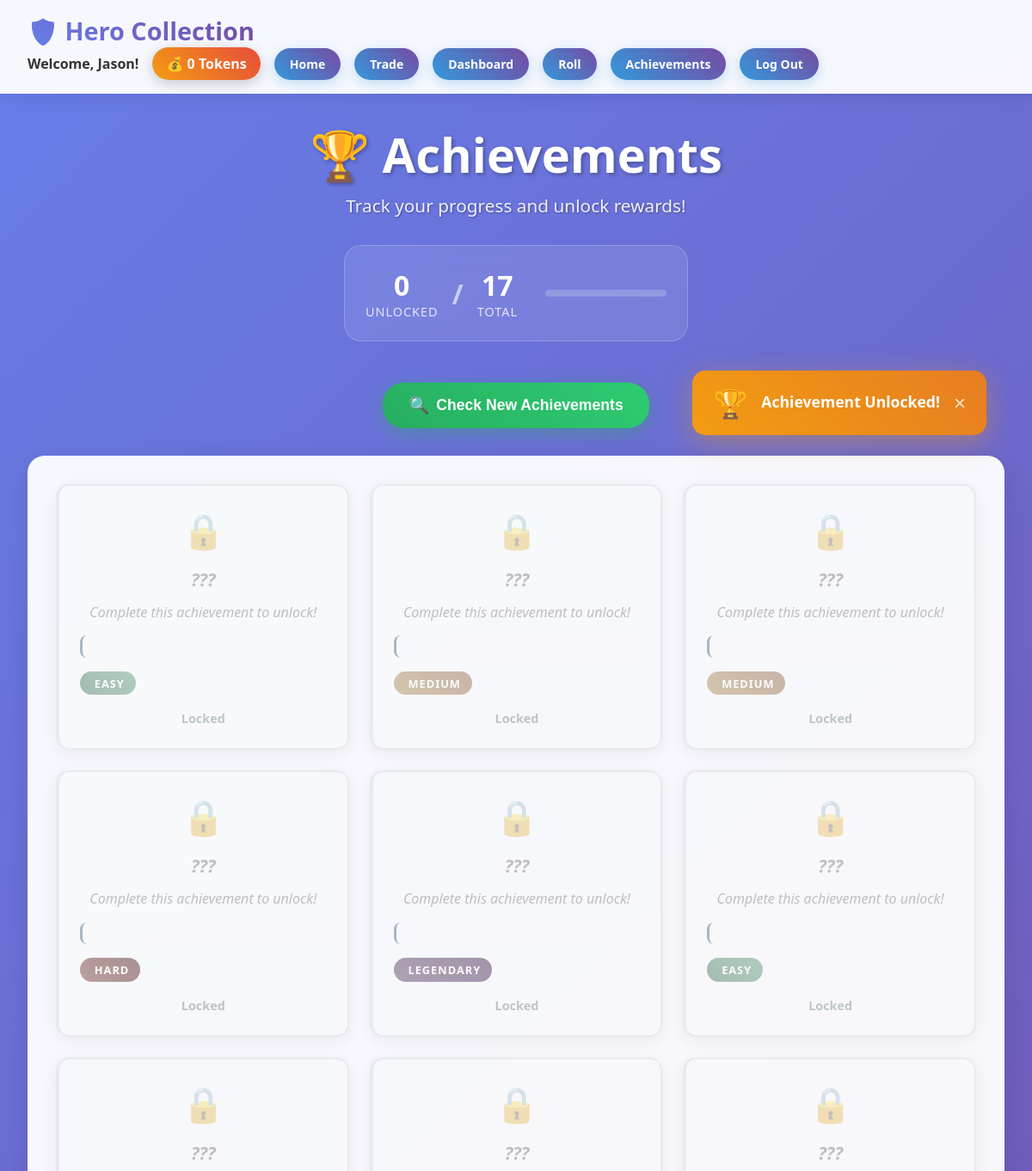
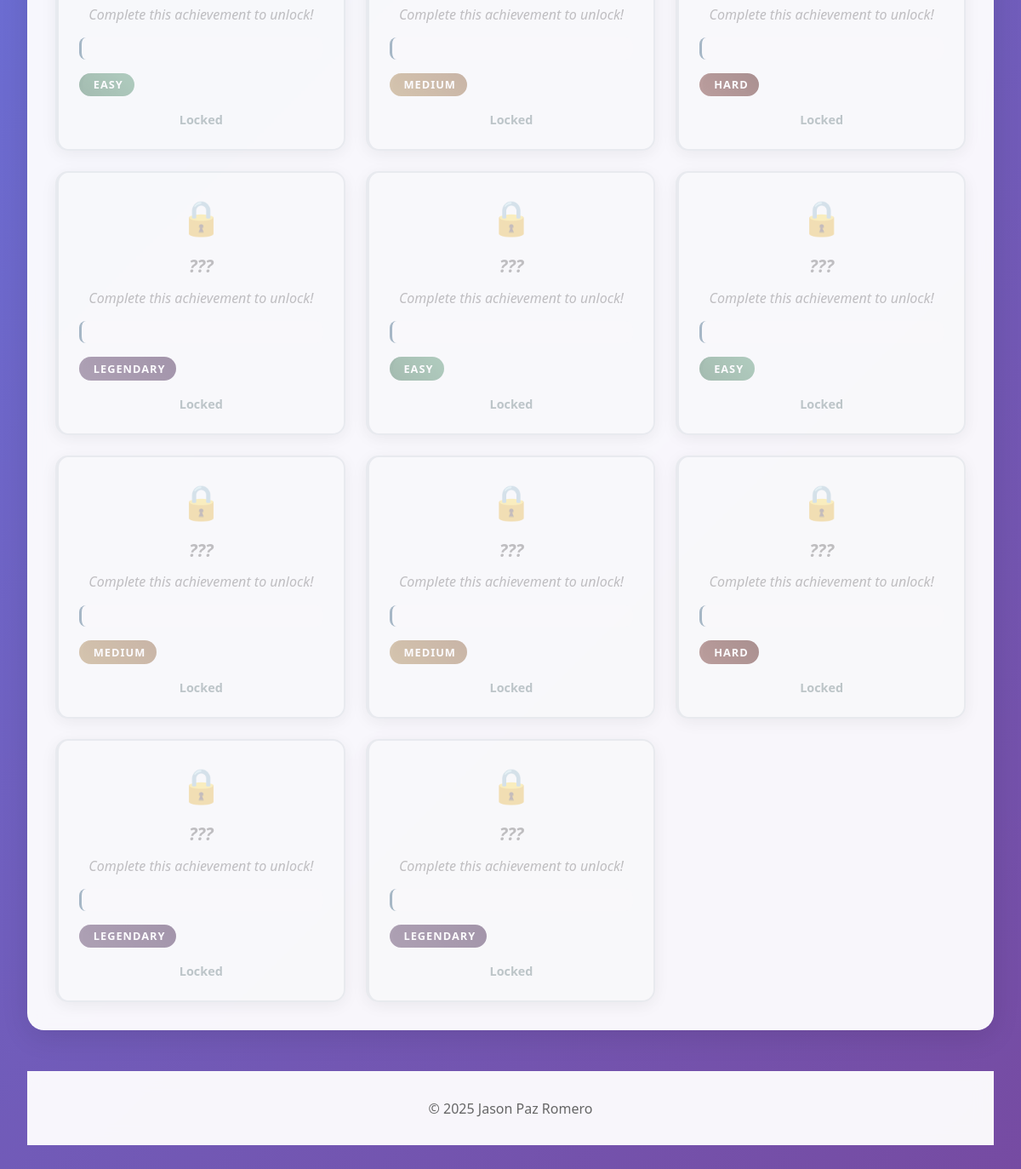
/achievements (signed in), run on the app's committed database (2 pictures, top to bottom).
### main.py (models this page shows)
class User(db.Model, UserMixin):
    id = db.Column(db.Integer, primary_key=True)
    username = db.Column(db.String(30), nullable=False)
    password = db.Column(db.String(70), nullable=False)
    tokens = db.Column(db.Integer, default=50)
    tokens_spent = db.Column(db.Integer, default=0)
    rolls_done = db.Column(db.Integer, default=0)
    last_daily_claim = db.Column(db.DateTime, default=datetime.utcnow)
    security_question = db.Column(db.String(200), nullable=True)
    security_answer_hash = db.Column(db.String(200), nullable=True)
    heroes = db.relationship('Hero', secondary=user_heroes, backref="owners")
    achievements = db.relationship("Achievement", secondary=user_achievements, backref="owners")

class Achievement(db.Model):
    id = db.Column(db.Integer, primary_key=True)
    name = db.Column(db.String(50), nullable=False)
    description = db.Column(db.String(200), nullable=False)
    type = db.Column(db.String(100), nullable=False)
    value = db.Column(db.Integer, default=0)
    difficulty = db.Column(db.String(50), nullable=False)

### main.py (the view)
@app.route('/achievements')
@login_required
def achievements():
    all_achievements = Achievement.query.all()
    user_achievements = current_user.achievements
    user_achievement_ids = [a.id for a in user_achievements]
    newly_unlocked_achievements = []
    return render_template('achievement.html',
        all_achievements=all_achievements,
        user_achievements=user_achievements,
        user_achievement_ids=user_achievement_ids,
        newly_unlocked_achievements=newly_unlocked_achievements
    )

### main.py (called while the page is built)
@login_manager.user_loader
def load_user(user_id):
    return User.query.get(int(user_id))

### templates/achievement.html (shortened to what this page needs)
{% extends "base.html" %}
{% block content %}
<link rel="stylesheet" href="{{ url_for('static', filename='achievement.css') }}">
    <div class="container">
        <div class="achievements-header">
            <h1 class="achievements-title">🏆 Achievements</h1>
            <p class="achievements-subtitle">Track your progress and unlock rewards!</p>
            <div class="achievement-stats">
                <div class="stat-item">
                    <span class="stat-number">{{ user_achievements|length }}</span>
                    <span class="stat-label">Unlocked</span>
                </div>
                <div class="stat-divider">/</div>
                <div class="stat-item">
                    <span class="stat-number">{{ all_achievements|length }}</span>
                    <span class="stat-label">Total</span>
                </div>
                <div class="progress-bar">
                </div>
            </div>
        </div>
        <div class="check-section">
            <form method="POST" action="{{ url_for('check_achievements') }}">
                <button type="submit" class="btn-check-achievements">
                    <span class="check-icon">🔍</span>
                    Check New Achievements
                </button>
            </form>
        </div>
        <div class="achievements-section">
            <div class="achievements-grid">
                {% for achievement in all_achievements %}
                    {% set is_unlocked = achievement.id in user_achievement_ids %}
                    <div class="achievement-card {% if not is_unlocked %}locked{% endif %} difficulty-{{ achievement.difficulty.lower() }}"
                         data-difficulty="{{ achievement.difficulty.lower() }}"
                         data-status="{% if is_unlocked %}unlocked{% else %}locked{% endif %}">
                        <div class="achievement-icon">
                            {% if is_unlocked %}
                                <span class="trophy-icon">🏆</span>
                            {% else %}
                                <span class="locked-icon">🔒</span>
                            {% endif %}
                        </div>
                        <div class="achievement-content">
                            <div class="achievement-name">
                                {% if is_unlocked %}
                                    {{ achievement.name }}
                                {% else %}
                                    <span class="hidden-text">???</span>
                                {% endif %}
                            </div>
                            <div class="achievement-description">
                                {% if is_unlocked %}
                                    {{ achievement.description }}
                                {% else %}
                                    <span class="hidden-description">Complete this achievement to unlock!</span>
                                {% endif %}
                            </div>
                            <div class="achievement-condition">
                            </div>
                            <div class="achievement-difficulty difficulty-{{ achievement.difficulty.lower() }}">
                                {{ achievement.difficulty }}
                            </div>
                        </div>
                        <div class="achievement-status">
                            {% if is_unlocked %}
                                <span class="status-completed">✓ Completed</span>
                            {% else %}
                                <span class="status-locked">Locked</span>
                            {% endif %}
                        </div>
                    </div>
                {% endfor %}
            </div>
    <div id="achievement-notification" class="achievement-notification">
        <div class="notification-content">
            <div class="notification-icon">🏆</div>
            <div class="notification-text">
                <div class="notification-title">Achievement Unlocked!</div>
            </div>
            <button class="notification-close" onclick="closeNotification()">×</button>
        </div>
    </div>
{% endblock %}

### templates/header.html (shortened to what this page needs)
<nav class="navbar">
    <div class="navbar-content">
        <div class="logo">🛡️ Hero Collection</div>
        <div class="nav-links">
            <div class="username">Welcome, {{ current_user.username }}!</div>
            <div class="tokens">💰 {{ current_user.tokens }} Tokens</div>
            <div class="homeL"><a href="{{ url_for('home')}}">Home</a></div>
            <div class="homeL"><a href="{{ url_for('trade')}}">Trade</a></div>
            <div class="homeL"><a href="{{ url_for('dashboard')}}">Dashboard</a></div>
            <div class="homeL"><a href="{{ url_for('roll')}}">Roll</a></div>
            <div class="homeL"><a href="{{ url_for('achievements')}}">Achievements</a></div>
            <div class="homeL"><a href="{{ url_for('logout')}}">Log Out</a></div>
        </div>
    </div>
</nav>

### static/style.css (style rules this page uses)
* { margin: 0; padding: 0; box-sizing: border-box; }
body { font-family: 'Segoe UI', Tahoma, Geneva, Verdana, sans-serif; background: linear-gradient(135deg, #667eea 0%, #764ba2 100%); min-height: 100vh; color: #333; align-items: center; gap: 1rem; }
.navbar { background: rgba(255, 255, 255, 0.95); backdrop-filter: blur(10px); padding: 1rem 2rem; box-shadow: 0 2px 20px rgba(0,0,0,0.1); position: sticky; top: 0; z-index: 100; }
.navbar-content { display: flex; justify-content: space-between; align-items: center; max-width: 1200px; margin: 0 auto; flex-wrap: wrap; }
.logo { font-size: 1.8rem; font-weight: bold; background: linear-gradient(45deg, #667eea, #764ba2); -webkit-background-clip: text; -webkit-text-fill-color: transparent; background-clip: text; }
.nav-links { display: flex; align-items: center; gap: 1rem; }
.tokens { background: linear-gradient(45deg, #f39c12, #e74c3c); color: white; padding: 0.5rem 1rem; border-radius: 20px; font-weight: bold; box-shadow: 0 4px 15px rgba(0,0,0,0.2); }
.homeL { background: linear-gradient(45deg, #3498db, #764ba2); color: white; padding: 9px 18px; border-radius: 25px; font-weight: bold; text-decoration: none; display: inline-block; box-shadow: 0 4px 15px rgba(52, 152, 219, 0.3); transition: all 0.3s ease; transform: scale(1); font-size: 0.875rem; }
a { color: white; text-decoration: none; }
.username { font-weight: 600; color: #333; }
.container { max-width: 1200px; margin: 0 auto; padding: 2rem; }

### data on the page
User: username "Jason", tokens "0"
Achievement: difficulty "EASY"
Achievement: difficulty "MEDIUM"
Achievement: difficulty "MEDIUM"
Achievement: difficulty "HARD"
Achievement: difficulty "LEGENDARY"
Achievement: difficulty "EASY"
Achievement: difficulty "EASY"
Achievement: difficulty "MEDIUM"
Achievement: difficulty "HARD"
Achievement: difficulty "LEGENDARY"
Achievement: difficulty "EASY"
Achievement: difficulty "EASY"
Achievement: difficulty "MEDIUM"
Achievement: difficulty "MEDIUM"
Achievement: difficulty "HARD"
Achievement: difficulty "LEGENDARY"
Achievement: difficulty "LEGENDARY"

### other printed values
{{ user_achievements|length }} "0"
{{ all_achievements|length }} "17"
